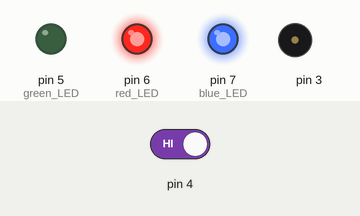
Recording of a sketch running on a simulated Arduino Uno, built with avr-gcc and run on an emulated ATmega328P. On the bench: output pins drawn as LEDs (lit = HIGH), buzzer (waves = sounding). The test bench sets the inputs (shaded band); at power-on: pin 4 HIGH.

Above: at 1.2 s.
1.3 s: pin 4 driven LOW
At 2.1 s:
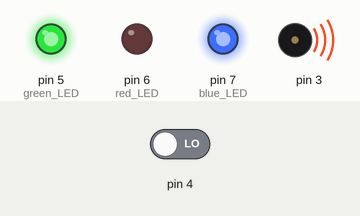
Timing chart, 0 to 4.3 s (numbered marks = the images above; inputs shaded):
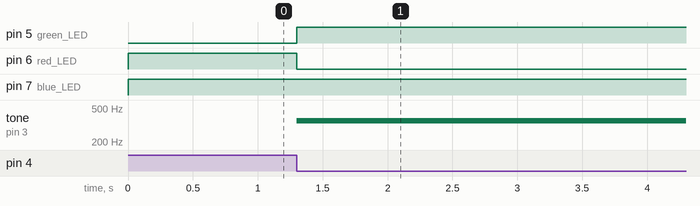

The sketch:

Hack_Illinois.ino
```cpp
void setup()
{
  pinMode(7, OUTPUT); // blue LED
  pinMode(6, OUTPUT); // red LED
  pinMode(5, OUTPUT); // green LED
  Serial.begin(9600);
}

void loop()
{
  digitalWrite(5, LOW); //green on
  digitalWrite(7, HIGH); //blue off
  digitalWrite(6, HIGH); // red off
  noTone(3);

  if (digitalRead(4) == LOW)
  {
    digitalWrite(6, LOW);  // red on
    digitalWrite(5, HIGH); //green off
    tone(3,355);
    delay(5000);
  }
}
```

Measured:
- after the input at 1.3 s, pin 5 (green_LED): LOW → HIGH at once; pin 6 (red_LED): HIGH → LOW at once; tone on pin 3: silent → 355 Hz at once
